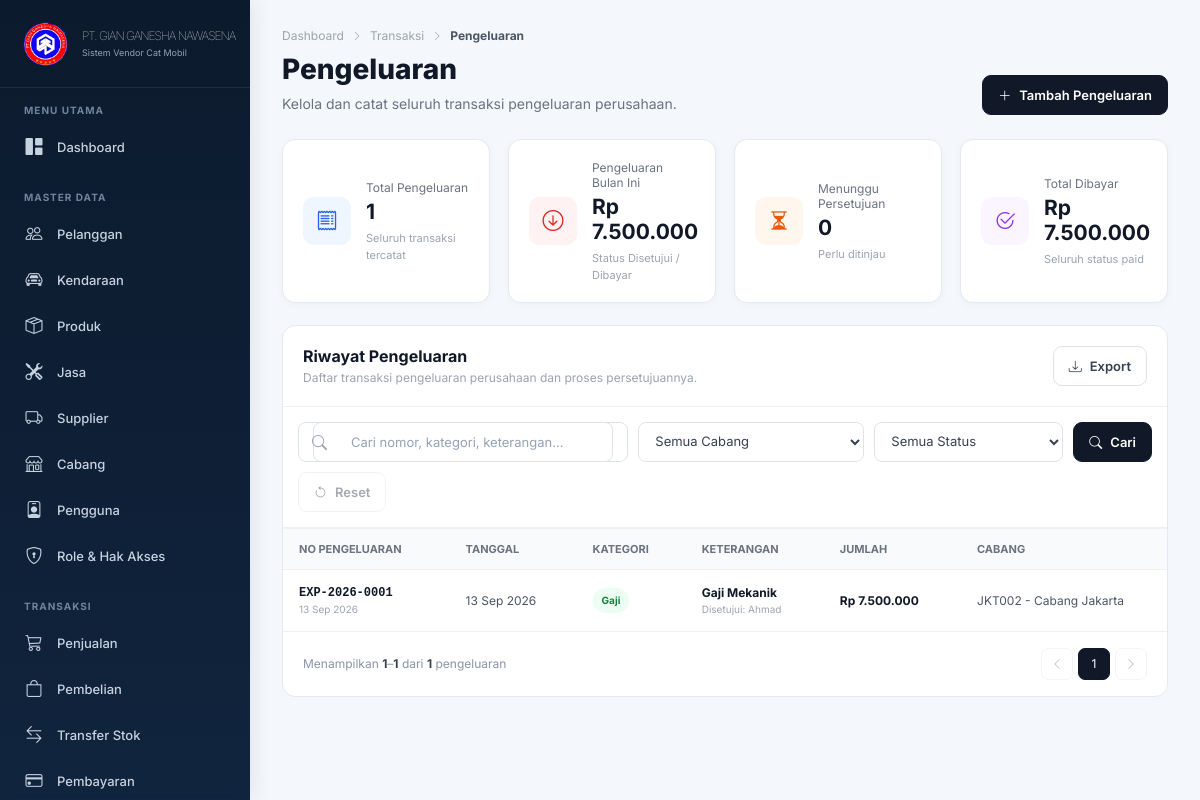
Page /admin/expenses/index.php (signed in) on the committed database.
### tables this page shows
CREATE TABLE `expenses` (
  `id` bigint UNSIGNED NOT NULL,
  `cabang_id` bigint UNSIGNED NOT NULL,
  `expense_number` varchar(50) NOT NULL,
  `expense_date` datetime NOT NULL DEFAULT CURRENT_TIMESTAMP,
  `category` varchar(100) NOT NULL,
  `description` varchar(255) DEFAULT NULL,
  `amount` decimal(15,2) NOT NULL DEFAULT '0.00',
  `status` enum('draft','submitted','approved','rejected','paid','cancelled') NOT NULL DEFAULT 'draft',
  `created_by` bigint UNSIGNED NOT NULL,
  `approved_by` bigint UNSIGNED DEFAULT NULL
);

CREATE TABLE `users` (
  `id` bigint UNSIGNED NOT NULL,
  `role_id` bigint UNSIGNED NOT NULL,
  `cabang_id` bigint UNSIGNED DEFAULT NULL,
  `name` varchar(100) NOT NULL,
  `email` varchar(150) NOT NULL,
  `password` varchar(255) NOT NULL,
  `phone` varchar(30) DEFAULT NULL,
  `status` enum('active','inactive') NOT NULL DEFAULT 'active',
  `created_at` timestamp NOT NULL DEFAULT CURRENT_TIMESTAMP
);

CREATE TABLE `cabangs` (
  `id` bigint UNSIGNED NOT NULL,
  `code` varchar(20) NOT NULL,
  `name` varchar(100) NOT NULL,
  `address` text,
  `phone` varchar(30) DEFAULT NULL,
  `status` enum('active','inactive') NOT NULL DEFAULT 'active'
);

### admin/expenses/index.php (the view, shortened to what the rows shown need)
<?php
require_once __DIR__ . '/../../config/config.php';
function load_company_brand(PDO $pdo): array
{
    $brand = [
        'name' => 'PT. GIAN GANESHA NAWASENA',
        'tagline' => 'Sistem Vendor Cat Mobil',
        'logo' => '../../assets/img/logo.png',
    ];
    try {
        $stmt = $pdo->prepare(
            "SELECT setting_key, setting_value
             FROM settings
             WHERE setting_key IN ('company_name', 'company_tagline')
             LIMIT 2"
        );
        $stmt->execute();
        foreach ($stmt->fetchAll(PDO::FETCH_ASSOC) as $row) {
            $key = (string)($row['setting_key'] ?? '');
            $value = trim((string)($row['setting_value'] ?? ''));
            if ($key === 'company_name' && $value !== '') {
                $brand['name'] = $value;
            }
            if ($key === 'company_tagline' && $value !== '') {
                $brand['tagline'] = $value;
            }
        }
    } catch (Throwable $e) {
    }
    return $brand;
}
$companyBrand = load_company_brand($pdo);
function h($value): string {
    return htmlspecialchars((string)$value, ENT_QUOTES, 'UTF-8');
}
function money(float $value): string {
    return 'Rp ' . number_format($value, 0, ',', '.');
}
function get_enum_values(PDO $pdo, string $table, string $column): array {
    $allowed = [
        'expenses' => ['status'],
    ];
    $stmt = $pdo->prepare(
        "SELECT COLUMN_TYPE
         FROM information_schema.COLUMNS
         WHERE TABLE_SCHEMA = DATABASE()
           AND TABLE_NAME = :table_name
           AND COLUMN_NAME = :column_name
         LIMIT 1"
    );
    $stmt->execute([
        ':table_name' => $table,
        ':column_name' => $column,
    ]);
    $type = (string)$stmt->fetchColumn();
    if (!preg_match('/^enum\((.*)\)$/i', $type, $m)) {
        return [];
    }
    $values = str_getcsv(trim($m[1]), ',', "'", '\\');
    return array_values(array_filter(
        array_map(
            static fn($value) => str_replace(["\\'", "\\\\"], ["'", "\\"], trim((string)$value)),
            $values
        ),
        static fn($value) => $value !== ''
    ));
}
$expenseStatuses = get_enum_values($pdo, 'expenses', 'status');
$statusSubmitted = in_array('submitted', $expenseStatuses, true) ? 'submitted' : null;
$statusApproved = in_array('approved', $expenseStatuses, true) ? 'approved' : null;
$statusPaid = in_array('paid', $expenseStatuses, true) ? 'paid' : null;
$page = max(1, (int)($_GET['page'] ?? 1));
$perPage = 5;
$where = [];
$params = [];
$whereSql = $where ? 'WHERE ' . implode(' AND ', $where) : '';
$countStmt = $pdo->prepare(
    "SELECT COUNT(*)
     FROM expenses e
     LEFT JOIN cabangs c ON c.id = e.cabang_id
     $whereSql"
);
$countStmt->execute($params);
$totalFiltered = (int)$countStmt->fetchColumn();
$totalPages = max(1, (int)ceil($totalFiltered / $perPage));
$page = min($page, $totalPages);
$offset = ($page - 1) * $perPage;
$listStmt = $pdo->prepare(
    "SELECT
        e.*,
        c.code AS cabang_code,
        c.name AS cabang_name,
        u.name AS creator_name,
        au.name AS approver_name
     FROM expenses e
     LEFT JOIN cabangs c ON c.id = e.cabang_id
     LEFT JOIN users u ON u.id = e.created_by
     LEFT JOIN users au ON au.id = e.approved_by
     $whereSql
     ORDER BY e.id DESC
     LIMIT :limit OFFSET :offset"
);
$listStmt->bindValue(':limit', $perPage, PDO::PARAM_INT);
$listStmt->bindValue(':offset', $offset, PDO::PARAM_INT);
$listStmt->execute();
$expenses = $listStmt->fetchAll();
$totalExpenses = (int)$pdo->query("SELECT COUNT(*) FROM expenses")->fetchColumn();
$paidTotal = $statusPaid
    ? (float)$pdo->query(
        "SELECT COALESCE(SUM(amount),0) FROM expenses WHERE status = " . $pdo->quote($statusPaid)
      )->fetchColumn()
    : 0;
$pendingCount = $statusSubmitted
    ? (int)$pdo->query("SELECT COUNT(*) FROM expenses WHERE status = " . $pdo->quote($statusSubmitted))->fetchColumn()
    : 0;
$monthExpenseTotal = 0;
$recognizedStatuses = array_values(array_filter([$statusApproved, $statusPaid]));
if ($recognizedStatuses) {
    $statusPlaceholders = [];
    $statusParams = [];
    foreach ($recognizedStatuses as $i => $recognizedStatus) {
        $key = ':recognized_status_' . $i;
        $statusPlaceholders[] = $key;
        $statusParams[$key] = $recognizedStatus;
    }
    $monthStmt = $pdo->prepare(
        "SELECT COALESCE(SUM(amount),0)
         FROM expenses
         WHERE status IN (" . implode(',', $statusPlaceholders) . ")
           AND expense_date >= DATE_FORMAT(CURDATE(), '%Y-%m-01')
           AND expense_date < DATE_ADD(DATE_FORMAT(CURDATE(), '%Y-%m-01'), INTERVAL 1 MONTH)"
    );
    foreach ($statusParams as $key => $value) {
        $monthStmt->bindValue($key, $value, PDO::PARAM_STR);
    }
    $monthStmt->execute();
    $monthExpenseTotal = (float)$monthStmt->fetchColumn();
}
function category_class(string $category): string {
    return match (mb_strtolower($category)) {
        'pembelian barang' => 'blue',
        'operasional' => 'orange',
        'transportasi' => 'purple',
        'gaji' => 'green',
        'utilitas' => 'teal',
        'sewa', 'pemeliharaan' => 'gray',
        default => 'red',
    };
}
?>
<!DOCTYPE html>
<html lang="id">
<head>
    <link rel="stylesheet" href="https://cdn.jsdelivr.net/npm/bootstrap-icons@1.11.3/font/bootstrap-icons.min.css">
    <link rel="stylesheet" href="../../assets/css/admin.css?v=20260907">
    <link rel="stylesheet" href="style.css?v=20260913-expenses">
</head>
<body class="expenses-page">
<main class="main">
<div class="page-container">
    <div class="page-header">
        <div>
            <h1>Pengeluaran</h1>
        </div>
    </div>
    <div class="stats-grid">
        <div class="stat-card">
            <div>
                <h2><?= number_format($totalExpenses, 0, ',', '.') ?></h2>
            </div>
        </div>
        <div class="stat-card">
            <div>
                <h2><?= h(money($monthExpenseTotal)) ?></h2>
            </div>
        </div>
        <div class="stat-card">
            <div>
                <h2><?= number_format($pendingCount, 0, ',', '.') ?></h2>
            </div>
        </div>
        <div class="stat-card">
            <div>
                <h2><?= h(money($paidTotal)) ?></h2>
            </div>
        </div>
    </div>
    <div class="table-card">
        <div class="table-responsive">
            <table>
                <thead>
                <tr>
                    <th>No Pengeluaran</th>
                    <th>Tanggal</th>
                    <th>Kategori</th>
                    <th>Keterangan</th>
                    <th>Jumlah</th>
                    <th>Cabang</th>
                </tr>
                </thead>
                <tbody>
                <?php if (!$expenses): ?>
                    <tr>
                        <td colspan="9">
                            <div class="empty-state">
                                <i class="bi bi-receipt-cutoff"></i>
                                <strong>Data pengeluaran tidak ditemukan</strong>
                                <span>Coba ubah pencarian atau filter Anda.</span>
                            </div>
                        </td>
                    </tr>
                <?php else: ?>
                    <?php foreach ($expenses as $expense): ?>
                        <tr>
                            <td>
                                <strong class="expense-code"><?= h($expense['expense_number']) ?></strong>
                                <small><?= h(date('d M Y', strtotime($expense['expense_date']))) ?></small>
                            </td>
                            <td><?= h(date('d M Y', strtotime($expense['expense_date']))) ?></td>
                            <td>
                                <span class="category badge-<?= h(category_class((string)$expense['category'])) ?>">
                                    <?= h($expense['category']) ?>
                                </span>
                            </td>
                            <td>
                                <div class="description">
                                    <strong><?= h($expense['description']) ?></strong>
                                    <?php if (!empty($expense['approver_name'])): ?>
                                        <small>Disetujui: <?= h($expense['approver_name']) ?></small>
                                    <?php else: ?>
                                        <small><?= h($expense['cabang_code'] . ' - ' . $expense['cabang_name']) ?></small>
                                    <?php endif; ?>
                                </div>
                            </td>
                            <td><strong class="expense-amount"><?= h(money((float)$expense['amount'])) ?></strong></td>
                            <td><?= h(($expense['cabang_code'] ? $expense['cabang_code'] . ' - ' : '') . ($expense['cabang_name'] ?: '-')) ?></td>
                        </tr>
                    <?php endforeach; ?>
                <?php endif; ?>
                </tbody>
            </table>
        </div>
    </div>
</div>
</main>
</body>
</html>

### rows in the picture
expenses: expense_number "EXP-2026-0001", expense_date "13 Sep 2026", category "Gaji", description "Gaji Mekanik", approved_by.name "Ahmad", amount "Rp 7.500.000", cabang.name "JKT002 - Cabang Jakarta"

### other values in the picture
$companyName "PT. GIAN GANESHA NAWASENA"
$companyTagline "Sistem Vendor Cat Mobil"
$totalExpenses "1"
money($monthExpenseTotal) "Rp 7.500.000"
$pendingCount "0"
money($paidTotal) "Rp 7.500.000"
$fromRow "1"
$toRow "1"
$totalFiltered "1"
